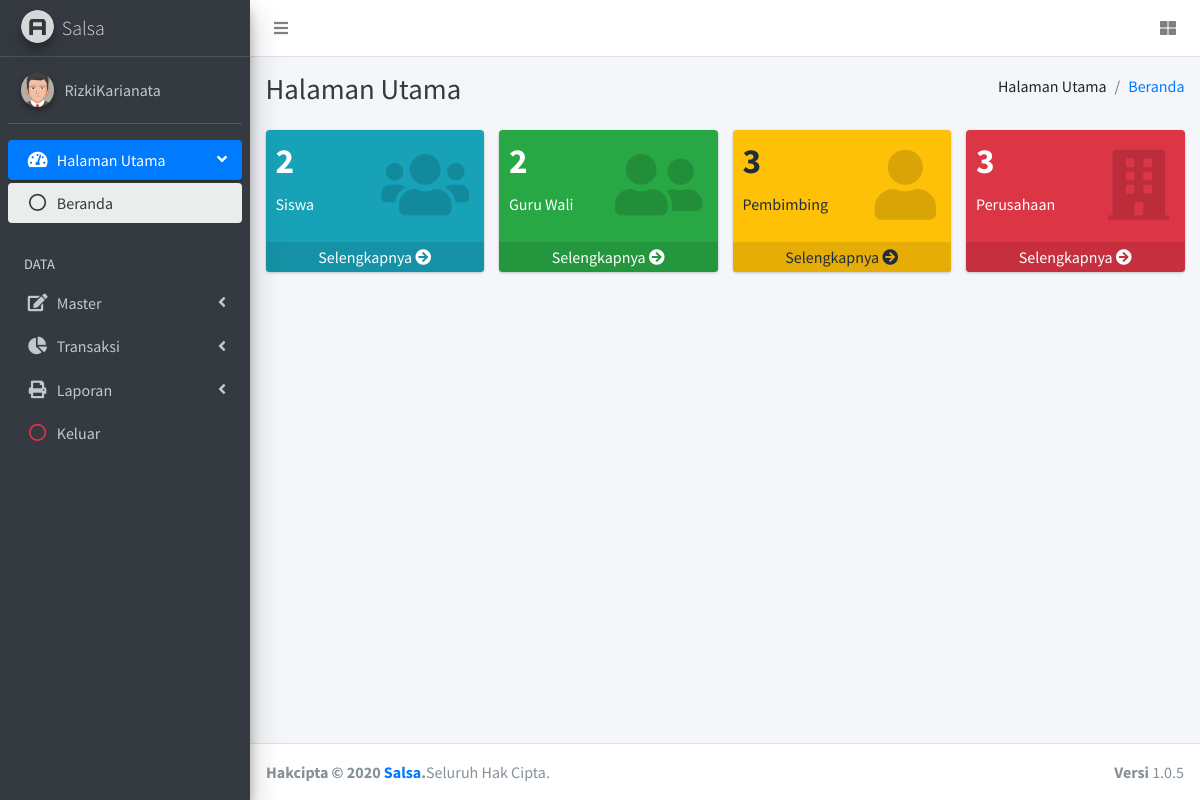
Screenshot of /beranda.php (signed in) with the database file from the repository.
### tables this page shows
CREATE TABLE `tb_pengguna` (
  `id_pengguna` int(4) NOT NULL,
  `nama` varchar(100) DEFAULT NULL,
  `email` varchar(100) DEFAULT NULL,
  `username` varchar(20) DEFAULT NULL,
  `password` varchar(20) DEFAULT NULL,
  `level` enum('Admin','User') DEFAULT 'Admin',
  `gambar` text DEFAULT NULL,
  `created` datetime DEFAULT NULL,
  `modified` datetime DEFAULT NULL
);

CREATE TABLE `tb_siswa` (
  `id_siswa` int(4) NOT NULL,
  `fk_guruwali` int(4) DEFAULT NULL,
  `fk_perusahaan` int(4) DEFAULT NULL,
  `nis` varchar(20) DEFAULT NULL,
  `nama_siswa` varchar(100) DEFAULT NULL,
  `kelas` varchar(50) DEFAULT NULL,
  `jurusan` varchar(50) DEFAULT NULL,
  `alamat` text DEFAULT NULL,
  `jenis_kelamin` enum('Perempuan','Laki - Laki') DEFAULT 'Perempuan',
  `created` datetime DEFAULT NULL,
  `modified` datetime DEFAULT NULL
);

CREATE TABLE `tb_guruwali` (
  `id_guruwali` int(4) NOT NULL,
  `nip` varchar(20) DEFAULT NULL,
  `nama_guruwali` varchar(100) DEFAULT NULL,
  `alamat` text DEFAULT NULL,
  `perwalian` enum('Tik','Teknik Mesin','Elektro','Otomotif') DEFAULT 'Tik',
  `telepon` varchar(15) DEFAULT NULL,
  `created` datetime DEFAULT NULL,
  `modified` datetime DEFAULT NULL
);

CREATE TABLE `tb_pembimbing` (
  `id_pembimbing` int(4) NOT NULL,
  `fk_perusahaan` int(4) DEFAULT NULL,
  `nip` varchar(20) DEFAULT NULL,
  `nama_pembimbing` varchar(100) DEFAULT NULL,
  `alamat` text DEFAULT NULL,
  `telepon` varchar(15) DEFAULT NULL,
  `created` datetime DEFAULT NULL,
  `modified` datetime DEFAULT NULL
);

CREATE TABLE `tb_perusahaan` (
  `id_perusahaan` int(4) NOT NULL,
  `nama_perusahaan` varchar(100) DEFAULT NULL,
  `alamat` text DEFAULT NULL,
  `telepon` varchar(15) DEFAULT NULL,
  `created` datetime DEFAULT NULL,
  `modified` datetime DEFAULT NULL
);

### beranda.php (the view, shortened to what this page needs)
<?php include 'koneksi.php';?>
<!DOCTYPE html>
<html>
<head>
	<?php include 'menu/head.php';?>
</head>
<body class="hold-transition sidebar-mini layout-fixed">
	<div class="wrapper">
		<nav class="main-header navbar navbar-expand navbar-white navbar-light">
			<?php include 'menu/nav.php';?>
		</nav>
		<aside class="main-sidebar sidebar-dark-primary elevation-4">
			<?php include 'menu/aside.php';?>
		</aside>
		<div class="content-wrapper">
			<div class="content-header">
				<div class="container-fluid">
					<div class="row mb-2">
						<div class="col-sm-6">
							<h1 class="m-0 text-dark">Halaman Utama</h1>
						</div>
						<div class="col-sm-6">
							<ol class="breadcrumb float-sm-right">
								<li class="breadcrumb-item">Halaman Utama</li>
								<li class="breadcrumb-item active"><a href="beranda">Beranda</a></li>
							</ol>
						</div>
					</div>
				</div>
			</div>
			<section class="content">
				<div class="container-fluid">
					<div class="row">
						<div class="col-lg-3 col-6">
							<div class="small-box bg-info">
								<div class="inner">
									<?php
										$kueri = $conn->prepare("SELECT * FROM tb_siswa");
										$kueri->execute();
										$hasil = $kueri->fetchColumn();
									?>
									<h3><?php echo $hasil;?></h3>
									<p>Siswa</p>
								</div>
								<div class="icon">
									<i class="fas fa-users"></i>
								</div>
								<a href="siswa" class="small-box-footer">Selengkapnya <i class="fas fa-arrow-circle-right"></i></a>
							</div>
						</div>
						<div class="col-lg-3 col-6">
							<div class="small-box bg-success">
								<div class="inner">
									<?php
									$kueri = $conn->prepare("SELECT * FROM tb_guruwali");
									$kueri->execute();
									$tampil = $kueri->fetchColumn();
									?>
									<h3><?php echo $tampil;?></h3>
									<p>Guru Wali</p>
								</div>
								<div class="icon">
									<i class="fas fa-user-friends"></i>
								</div>
								<a href="guru-wali" class="small-box-footer">Selengkapnya <i class="fas fa-arrow-circle-right"></i></a>
							</div>
						</div>
						<div class="col-lg-3 col-6">
							<div class="small-box bg-warning">
								<div class="inner">
									<?php
									$kueri = $conn->prepare("SELECT * FROM tb_pembimbing");
									$kueri->execute();
									$tampil = $kueri->fetchColumn();
									?>
									<h3><?php echo $tampil;?></h3>
									<p>Pembimbing</p>
								</div>
								<div class="icon">
									<i class="fas fa-user"></i>
								</div>
								<a href="pembimbing" class="small-box-footer">Selengkapnya <i class="fas fa-arrow-circle-right"></i></a>
							</div>
						</div>
						<div class="col-lg-3 col-6">
							<div class="small-box bg-danger">
								<div class="inner">
									<?php
										$kueri = $conn->prepare("SELECT * FROM tb_perusahaan");
									$kueri->execute();
									$tampil = $kueri->fetchColumn();
									?>
									<h3><?php echo $tampil;?></h3>
									<p>Perusahaan</p>
								</div>
								<div class="icon">
									<i class="fas fa-building"></i>
								</div>
								<a href="perusahaan" class="small-box-footer">Selengkapnya <i class="fas fa-arrow-circle-right"></i></a>
							</div>
						</div>
					</div>
				</div>
			</section>
		</div>
		<footer class="main-footer">
			<?php include 'menu/footer.php';?>
		</footer>
	</div>
</body>
</html>

### menu/aside.php (shortened to what this page needs)
<a href="" class="brand-link">
	<img src="dist/img/AdminLTELogo.png" alt="AdminLTE Logo" class="brand-image img-circle elevation-3"
	style="opacity: .8">
	<span class="brand-text font-weight-light">Salsa</span>
</a>
<div class="sidebar">
	<div class="user-panel mt-3 pb-3 mb-3 d-flex">
		<div class="image">
			<img src="assets/images/akun/<?php echo $row['gambar'];?>" class="img-circle elevation-2" alt="User Image">
		</div>
		<div class="info">
			<a href="" class="d-block"><?php echo $_SESSION['username'];?></a>
		</div>
	</div>
	<nav class="mt-2">
		<ul class="nav nav-pills nav-sidebar flex-column" data-widget="treeview" role="menu" data-accordion="false">
			<li class="nav-item has-treeview menu-open">
				<a href="#" class="nav-link active">
					<i class="nav-icon fas fa-tachometer-alt"></i>
					<p>
						Halaman Utama
						<i class="right fas fa-angle-left"></i>
					</p>
				</a>
				<ul class="nav nav-treeview">
					<li class="nav-item">
						<a href="beranda" class="nav-link active">
							<i class="far fa-circle nav-icon"></i>
							<p>Beranda</p>
						</a>
					</li>
				</ul>
			</li>
			<li class="nav-header">DATA</li>
			<li class="nav-item has-treeview">
				<a href="#" class="nav-link">
					<i class="nav-icon fas fa-edit"></i>
					<p>
						Master
						<i class="fas fa-angle-left right"></i>
					</p>
				</a>
			</li>
			<li class="nav-item has-treeview">
				<a href="#" class="nav-link">
					<i class="nav-icon fas fa-chart-pie"></i>
					<p>
						Transaksi
						<i class="right fas fa-angle-left"></i>
					</p>
				</a>
			</li>
			<li class="nav-item has-treeview">
				<a href="#" class="nav-link">
					<i class="nav-icon fas fa-print"></i>
					<p>
						Laporan
						<i class="fas fa-angle-left right"></i>
					</p>
				</a>
			</li>
			<li class="nav-item">
				<a href="proses/logout.php" class="nav-link">
					<i class="nav-icon far fa-circle text-danger"></i>
					<p class="text">Keluar</p>
				</a>
			</li>
		</ul>
	</nav>
</div>

### rows the page displays
tb_pengguna: gambar (picture)
tb_siswa: id_siswa "2"
tb_guruwali: id_guruwali "2"
tb_pembimbing: id_pembimbing "3"
tb_perusahaan: id_perusahaan "3"

### other values shown
$_SESSION['username'] "RizkiKarianata"
